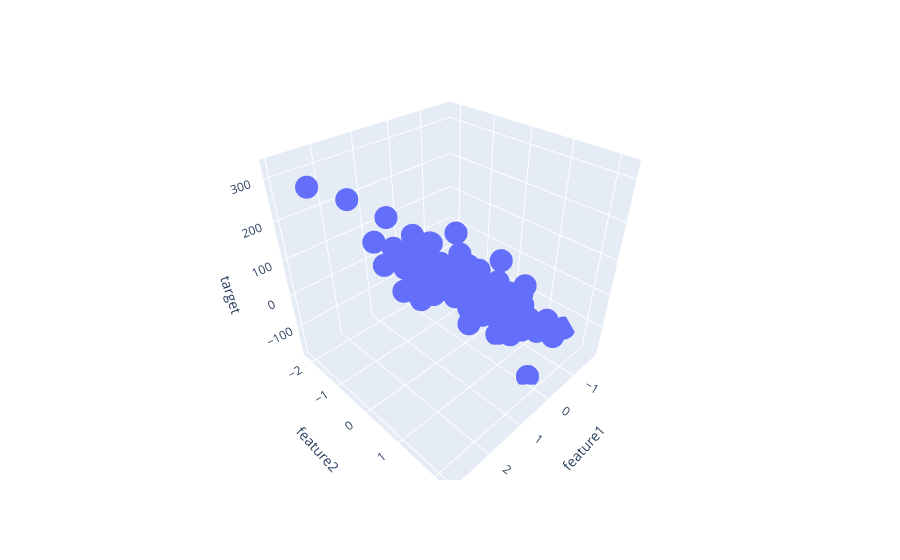

Source (notebook cell):
### Code cell
fig = px.scatter_3d(df, x='feature1', y='feature2', z='target')

fig.show()
     

from sklearn.model_selection import train_test_split
X_train,X_test,y_train,y_test = train_test_split(X,y,test_size=0.2,random_state=3)
